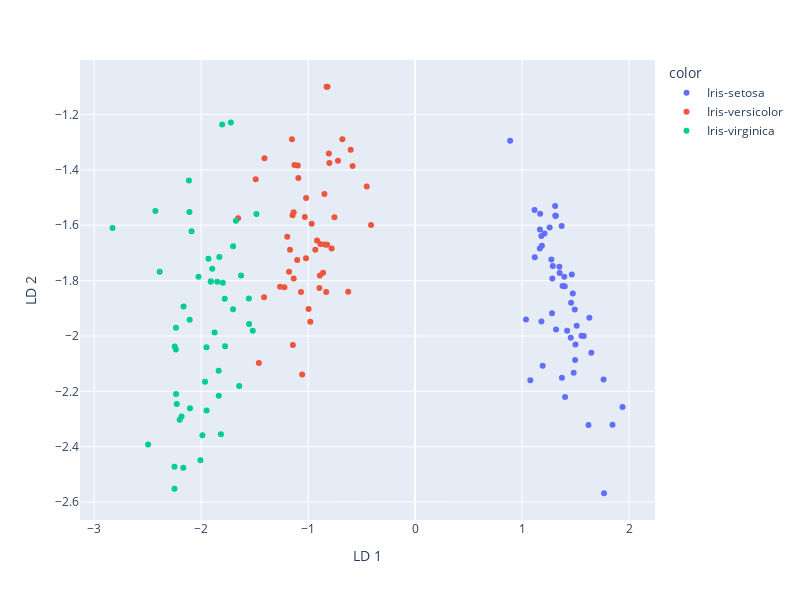

Notebook cell for this chart:
### Code cell
import plotly.express as px

px.scatter(
    X_lda, 
    x=0, y=1, 
    color=y,
    labels={'0': 'LD 1', '1': 'LD 2'},
    width=800, 
    height=600,
)

### Figure 1 — Plotly figure (JSON) as saved in the notebook; plotly's stock layout.template omitted (floating-point values rounded to 4 significant figures)
{"data": [{"hovertemplate": "color=Iris-setosa<br>LD 1=%{x}<br>LD 2=%{y}<extra></extra>", "legendgroup": "Iris-setosa", "marker": {"color": "#636efa", "symbol": "circle"}, "mode": "markers", "name": "Iris-setosa", "orientation": "v", "showlegend": true, "type": "scatter", "x": [1.492, 1.258, 1.349, 1.18, 1.51, 1.402, 1.28, 1.378, 1.116, 1.313, 1.576, 1.283, 1.309, 1.37, 1.939, 1.766, 1.62, 1.421, 1.496, 1.482, 1.351, 1.372, 1.647, 1.037, 1.119, 1.169, 1.181, 1.458, 1.474, 1.185, 1.167, 1.318, 1.762, 1.845, 1.313, 1.465, 1.629, 1.313, 1.21, 1.399, 1.455, 0.888, 1.287, 1.077, 1.192, 1.166, 1.499, 1.274, 1.556, 1.394], "xaxis": "x", "y": [-1.905, -1.608, -1.75, -1.639, -1.963, -2.22, -1.918, -1.819, -1.545, -1.565, -2.0, -1.792, -1.531, -1.603, -2.256, -2.568, -2.322, -1.981, -2.087, -2.133, -1.772, -2.15, -2.061, -1.941, -1.716, -1.558, -1.947, -1.88, -1.847, -1.674, -1.616, -1.976, -2.157, -2.321, -1.565, -1.778, -1.934, -1.565, -1.629, -1.82, -2.006, -1.295, -1.747, -2.16, -2.108, -1.684, -2.031, -1.724, -1.999, -1.786], "yaxis": "y"}, {"hovertemplate": "color=Iris-versicolor<br>LD 1=%{x}<br>LD 2=%{y}<extra></extra>", "legendgroup": "Iris-versicolor", "marker": {"color": "#EF553B", "symbol": "circle"}, "mode": "markers", "name": "Iris-versicolor", "orientation": "v", "showlegend": true, "type": "scatter", "x": [-0.8945, -0.9796, -1.134, -1.096, -1.169, -1.135, -1.142, -0.584, -0.9666, -1.02, -0.8276, -0.9955, -0.8185, -1.195, -0.625, -0.8308, -1.221, -0.7206, -1.408, -0.8011, -1.46, -0.7799, -1.49, -1.091, -0.8437, -0.89, -1.145, -1.412, -1.178, -0.4519, -0.8056, -0.6796, -0.7541, -1.654, -1.262, -1.055, -1.066, -1.151, -0.8596, -1.019, -1.127, -1.102, -0.8474, -0.6022, -1.03, -0.8224, -0.9324, -0.8846, -0.4117, -0.9165], "xaxis": "x", "y": [-1.826, -1.949, -1.792, -1.384, -1.688, -1.553, -2.032, -1.385, -1.595, -1.719, -1.1, -1.903, -1.1, -1.642, -1.84, -1.841, -1.824, -1.367, -1.358, -1.375, -2.098, -1.684, -1.434, -1.429, -1.669, -1.781, -1.564, -1.86, -1.768, -1.46, -1.34, -1.289, -1.571, -1.575, -1.822, -2.139, -1.841, -1.29, -1.772, -1.502, -1.382, -1.726, -1.487, -1.327, -1.57, -1.671, -1.688, -1.667, -1.599, -1.655], "yaxis": "y"}, {"hovertemplate": "color=Iris-virginica<br>LD 1=%{x}<br>LD 2=%{y}<extra></extra>", "legendgroup": "Iris-virginica", "marker": {"color": "#00cc96", "symbol": "circle"}, "mode": "markers", "name": "Iris-virginica", "orientation": "v", "showlegend": true, "type": "scatter", "x": [-2.495, -1.909, -2.107, -1.931, -2.247, -2.387, -1.701, -2.109, -2.114, -2.249, -1.644, -1.896, -1.95, -2.024, -2.228, -1.988, -1.797, -2.183, -2.828, -1.722, -2.104, -1.874, -2.427, -1.626, -1.963, -1.849, -1.553, -1.551, -2.164, -1.675, -2.089, -1.835, -2.235, -1.483, -1.803, -2.236, -2.166, -1.779, -1.517, -1.836, -2.2, -1.815, -1.909, -2.234, -2.249, -1.949, -1.83, -1.776, -2.006, -1.701], "xaxis": "x", "y": [-2.392, -1.803, -1.941, -1.721, -2.038, -1.768, -1.676, -1.552, -1.438, -2.552, -2.18, -1.757, -2.04, -1.786, -2.245, -2.359, -1.807, -2.291, -1.61, -1.229, -2.262, -1.988, -1.549, -1.782, -2.165, -1.804, -1.865, -1.956, -1.893, -1.584, -1.622, -2.216, -1.97, -1.559, -1.236, -2.049, -2.476, -1.865, -1.981, -2.125, -2.303, -2.355, -1.803, -2.21, -2.472, -2.269, -1.715, -2.037, -2.449, -1.904], "yaxis": "y"}], "layout": {"height": 600, "legend": {"title": {"text": "color"}, "tracegroupgap": 0}, "margin": {"t": 60}, "width": 800, "xaxis": {"anchor": "y", "domain": [0, 1], "title": {"text": "LD 1"}}, "yaxis": {"anchor": "x", "domain": [0, 1], "title": {"text": "LD 2"}}}}
